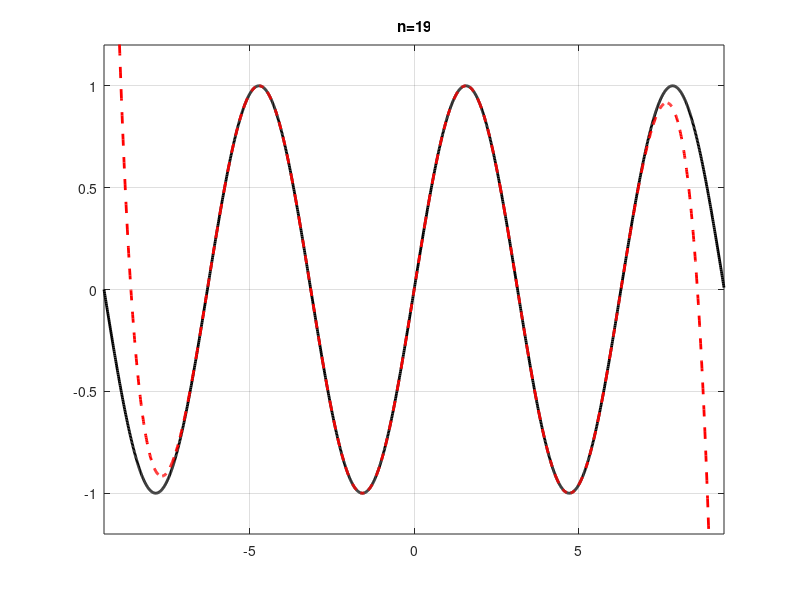

The MATLAB script that drew this image:
% Skript som plottar Taylor-polynoma, opp til 
% ein bestemt orden, for funksjonen
% f(x) = sin x omkring x=0.
% Den maksimale ordenen til funksjonen er input

% Gir maksimal orden
Nmax=19;

% Funksjonen
funk=@(x) sin(x);

% Vektor med x-verdiar
x=-3*pi:1e-2:3*pi;

% Initerar polynomet
P=0*x;
an=1;

% Startar plot
figure(1)
plot(x,funk(x),'k-','linewidth',2)
axis([min(x) max(x) -1.2 1.2])
grid on
pause
for n=1:2:Nmax
  an=(-1)^round((n-1)/2)/factorial(n);
  P=P+an*x.^n;
  plot(x,funk(x),'k-','linewidth',2)
  grid on
  hold on
  plot(x,P,'r--','linewidth',2)
  hold off
  axis([min(x) max(x) -1.2 1.2])
  title(['n=',num2str(n)])
  pause
end
hold off
